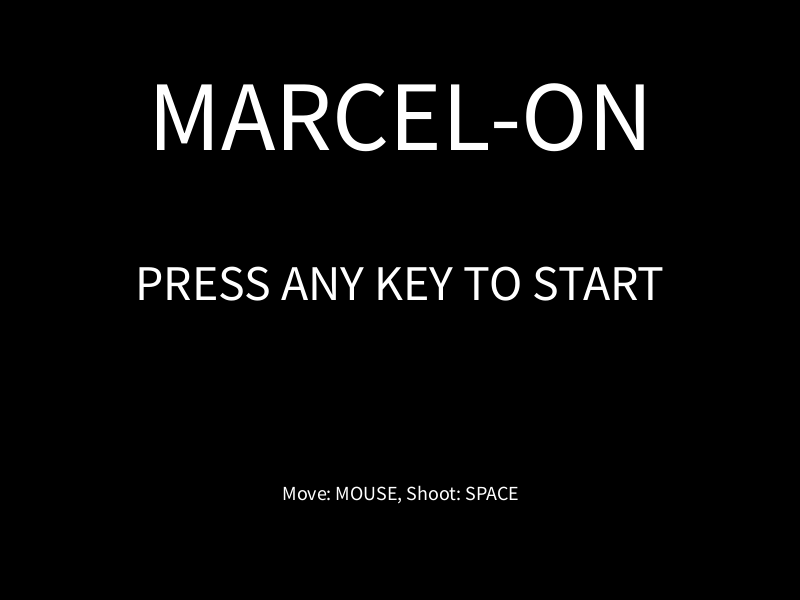
Frame 1 (no input)
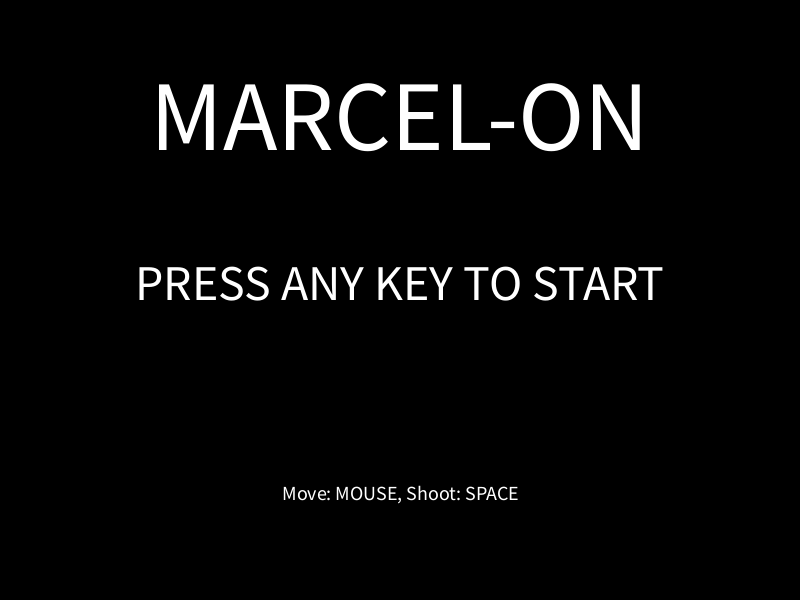
Frame 60 (the mouse pressed at the canvas centre just before this capture)
Frame 120 (the mouse held since frame 60 and released just before this capture): identical to frame 60, image omitted

The Processing sketch that drew these frames (run headless with seeded random() and noise(); from frame 60 on, the mouse is pressed at the canvas centre):

// Processing sketch: Raimundo_Rufin
// ── Raimundo_Rufin.pde
//declaracion de variables
//nave y disparos
int posA;
int posC;
int fondo;
int beam;
int enem1;
int enem2;
int enem3;
int enem4;
int random;
int random2;
int marcian1;
int marcian2;
int marcian3;
int marcian4;
int nivel;
int start;


//posiciones de enemigos
float go1;
float go2;
float go3;

//Boss
float bossY;
float bossY2;
float bossY3;
int boss;

void setup(){
  // Margenes del juego y posicion inicial
  size(800,600);
  fondo = color(0,0,100);
  frameRate(30);
  
   
  //variable para comenzar el juego 
  start = 0;
   
  //variable de posicion de pantalla de inicio
  posA = 0;
  posC = 400;
  
  //enemigos
  enem1 = 0;
  enem2 = 0;
  enem3 = 0;
  enem4 = 0;
  
  //variables de color de enemigos
  marcian1 = color(200,30,255);
  marcian2 = color(200,30,255);
  marcian3 = color(200,30,255);
  marcian4 = color(200,30,255);
  
  //Variables de posicion Y de enemigos
  go1 =100;
  go2 =30;
  go3 =60;
  
  //variables de posicion y estado del BOSS
  bossY = 0;
  bossY2 = -250;
  bossY3 = -150;
  boss = 0;
  
  //variable de niveles
  nivel = 1;
    
}

void draw(){  
  
  // Pantalla de juego
  background(fondo);
  
  //asignar color a variables
  beam = color(255,255,0);
  random = color(random(255),random(255),random(255));
  random2 = color(random(255),random(255),random(255));
  
  // Estrellas del fondo
  fill(255);
  ellipse(random(800),random(600),5,5);
  ellipse(random(800),random(600),5,5);
  ellipse(random(800),random(600),5,5);
  ellipse(random(800),random(600),5,5);

  
  // nave abajo en el centro
  stroke(0);
  strokeWeight(1);
  fill(255);
  ellipse(mouseX,550, 30,50);
  fill(255,0,0);
  ellipse(mouseX + 15,575, 20,40);
  ellipse(mouseX - 15,575, 20,40);
        
   //enemigos
   //1
  fill(marcian1);
  stroke(marcian1);
  quad(100,go1, 70,go2, 100,go3, 130,go2);
  //2
   fill(marcian2);
  stroke(marcian2);
  quad(300,go1, 270,go2, 300,go3, 330,go2);
  //3
   fill(marcian3);
  stroke(marcian3);
  quad(500,go1, 470,go2, 500,go3, 530,go2);
  //4
   fill(marcian4);
  stroke(marcian4);
  quad(700,go1, 670,go2, 700,go3, 730,go2);
  
  //BOSS
  stroke(random);
  fill(random);
  quad(400,bossY, 200,bossY2, 400,bossY3, 600,bossY2);
  
  //Mover a los enemigos hacia abajo
  //Nivel 1
  if(start == 1 && nivel == 1){
  go1+=3;
  go2+=3;
  go3+=3;
  }
  //Nivel 2
  if(start == 1 && nivel == 2){
  go1+=3.5;
  go2+=3.5;
  go3+=3.5;
  }
  //Nivel 3
  if(start == 1 && nivel == 3){
  go1+=4;
  go2+=4;
  go3+=4;
  }
  //BOSS fight
  if(start == 1 && nivel == 4){
    bossY+=3;
    bossY2+=3;
    bossY3+=3;
  }
  
  //Hacer desaparecer enemigos en nivel 1
  if(enem1 > 0 && nivel == 1){
    marcian1 = fondo;
  }
   if(enem2 > 0 && nivel == 1){
    marcian2 = fondo;
  }
   if(enem3 > 0 && nivel == 1){
    marcian3 = fondo;
  }
   if(enem4 > 0 && nivel == 1){
    marcian4 = fondo;
  }
  
  //Hacer desaparecer enemigos en nivel 2
  if(enem1 > 1 && nivel == 2){
    marcian1 = fondo;
  }
   if(enem2 > 1 && nivel == 2){
    marcian2 = fondo;
  }
   if(enem3 > 1 && nivel == 2){
    marcian3 = fondo;
  }
   if(enem4 > 1 && nivel == 2){
    marcian4 = fondo;
  }
  
  //Hacer desaparecer enemigos en nivel 3
  if(enem1 > 2 && nivel == 3){
    marcian1 = fondo;
  }
   if(enem2 > 2 && nivel == 3){
    marcian2 = fondo;
  }
   if(enem3 > 2 && nivel == 3){
    marcian3 = fondo;
  }
   if(enem4 > 2 && nivel == 3){
    marcian4 = fondo;
  }
  
  //pasar al nivel 2
  if(enem1 > 0 && enem2 > 0 && enem3 > 0 && enem4 > 0 && nivel == 1){
    enem1 = 0;
    enem2 = 0;
    enem3 = 0;
    enem4 = 0;
    
    go1 =100;
    go2 =30;
    go3 =60;
    
    marcian1 = color(255,240,10);
    marcian2 = color(255,240,10);
    marcian3 = color(255,240,10);
    marcian4 = color(255,240,10);
    
    nivel = 2;
    fondo = color(105,9,116);

  }
  
  //pasar al nivel 3
  if(enem1 > 1 && enem2 > 1 && enem3 > 1 && enem4 > 1 && nivel == 2){
    enem1 = 0;
    enem2 = 0;
    enem3 = 0;
    enem4 = 0;
    
    go1 =100;
    go2 =30;
    go3 =60;
    
    marcian1 = color(0,167,7);
    marcian2 = color(0,167,7);
    marcian3 = color(0,167,7);
    marcian4 = color(0,167,7);
    
    nivel = 3;
    fondo = color(126,10,45);
  }
  
  //pasar al Boss fight
  if(enem1 > 2 && enem2 > 2 && enem3 > 2 && enem4 > 2 && nivel == 3){
       
    marcian1 = 0;
    marcian2 = 0;
    marcian3 = 0;
    marcian4 = 0;
    
    go1 =100;
    go2 =30;
    go3 =60;
    
    fondo = 0;
    nivel = 4; 
  }
    
    
  
   // Ganar al derrotar al boss
  if(boss > 50 && nivel == 4){
    frameRate(15);
    background(random);
    fill(random2);
    textSize(100);
    textAlign(CENTER);
    text("WINNER!", 400,300);
    beam = color(random);
    bossY = 0; 
  } 
  
  // Pantalla inicial antes de jugar
  fill(0);
  noStroke();
  rect(posA,0,800,600);
  fill(255);
  textSize(100);
  textAlign(CENTER);
  text("MARCEL-ON", posC,150);
  textSize(50);
  text("PRESS ANY KEY TO START", posC,300);
  textSize(20);
  text("Move: MOUSE, Shoot: SPACE", posC,500);
  
  if(keyPressed){
    posA = 800;
    posC = 9000;
    start = 1;
  }
  
    // Si los enemigos llegan a donde esta la nave pierdes
  if(go1 >= 500 || bossY >= 500){
    fill(0);
    rect(0,0,800,600);
    fill(255);
    textSize(70);
    textAlign(CENTER);
    text("GAME OVER", 400,300);
    textSize(20);
    text("RESTART: R", 400, 500);
    beam = color(0);
    boss = 0;
    nivel = 0;
  }
} 

void keyPressed(){
  
  if(key == ' '){
  //disparar rayo laser
  strokeWeight(2);
  stroke(beam);
  line(mouseX,525, mouseX,0);
  }
  
  // Hacer desaparecer enemigos 
  if(key == ' ' && mouseX < 130 && mouseX > 70){
    enem1+=1;
    
  }
   if(key == ' ' && mouseX < 330 && mouseX > 270){
    enem2+=1;
    
  }
   if(key == ' ' && mouseX < 530 && mouseX > 470){
    enem3+=1;
   
  }
   if(key == ' ' && mouseX < 730 && mouseX > 670){
    enem4+=1;
    
  }
   if(key == ' ' && mouseX < 600 && mouseX > 200 && nivel == 4){
    boss+=1;
   }
   
  // Reiniciar el juego
  if(key == 'r' && nivel == 0 || key == 'R' && nivel == 0 || key == 'r' && boss > 50 && nivel == 4 || key == 'R' && boss > 50 && nivel == 4){   
    
  fondo = color(0,0,100);
  frameRate(30);
    
  start = 0;
   
  posA = 0;
  posC = 400;
  
  enem1 = 0;
  enem2 = 0;
  enem3 = 0;
  enem4 = 0;
  
  marcian1 = color(200,30,255);
  marcian2 = color(200,30,255);
  marcian3 = color(200,30,255);
  marcian4 = color(200,30,255);
  
  go1 =100;
  go2 =30;
  go3 =60;
  
  bossY = 0;
  bossY2 = -250;
  bossY3 = -150;
  boss = 0;
  
  nivel = 1;
  posA = 800;
  posC = 9000;
  }
}
